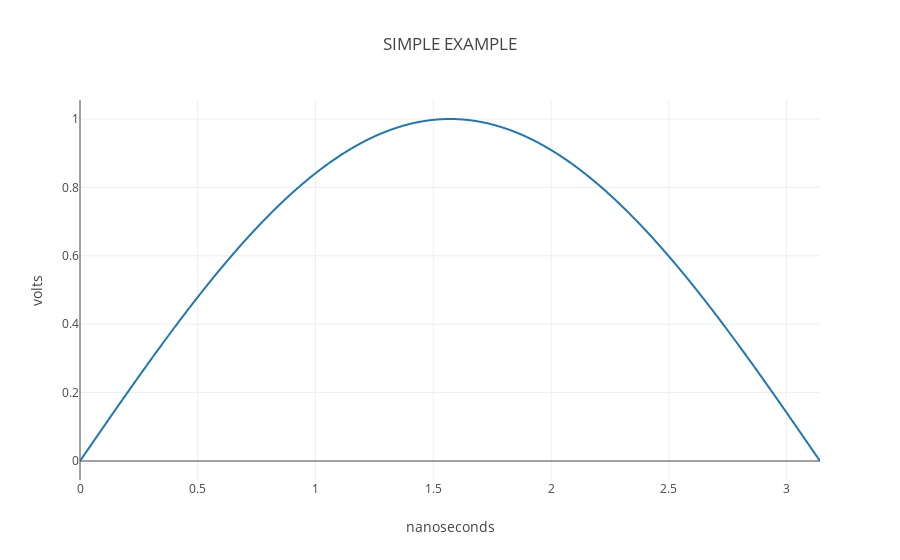

Source (notebook cell):
### Code cell
x = np.linspace(0, np.pi, 1000)

layout = go.Layout(
    title = 'SIMPLE EXAMPLE',
    yaxis = dict(
        title = 'volts'
    ),
    xaxis = dict(
        title = 'nanoseconds'
    )
)

trace1 = go.Scatter(
    x = x, 
    y = np.sin(x),
    mode = 'lines',
    name = 'sin(x)',
    line = dict(
        shape = 'spline'
    )
)

fig = go.Figure(data = [trace1], layout = layout)
iplot(fig)

### Figure 1 — Plotly figure (JSON) as saved in the notebook; plotly's stock layout.template omitted (floating-point values rounded to 4 significant figures; data arrays with more than 128 entries replaced by an {"elided": "..."} marker saying what was removed)
{"data": [{"line": {"shape": "spline"}, "mode": "lines", "name": "sin(x)", "type": "scatter", "uid": "d21ccc", "x": {"elided": "1000 float values"}, "y": {"elided": "1000 float values"}}], "layout": {"autosize": true, "title": "SIMPLE EXAMPLE", "xaxis": {"autorange": true, "range": [0, 3.142], "title": "nanoseconds", "type": "linear"}, "yaxis": {"autorange": true, "range": [-0.05556, 1.056], "title": "volts", "type": "linear"}}}
